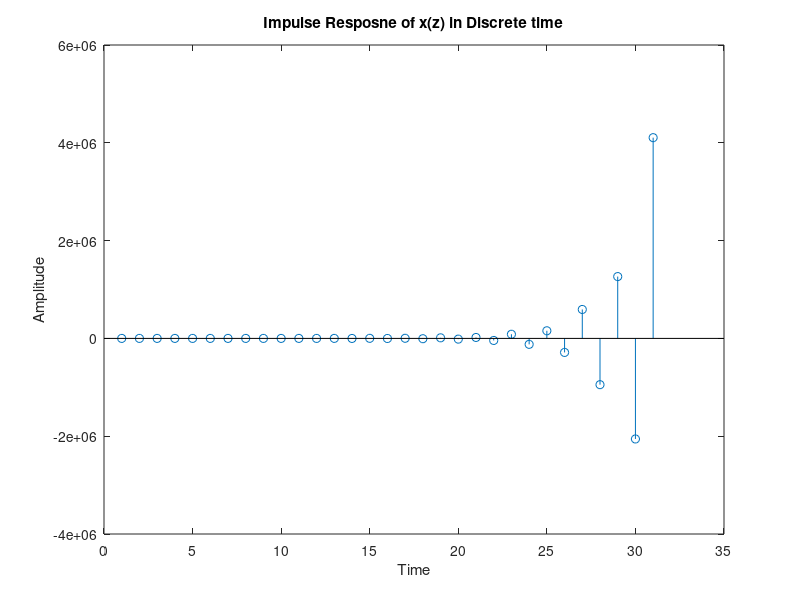

This figure's MATLAB source:
pkg load signal
nu = [2 1 2 1];
de = [1 2 3 4];
x = impz(nu,de);
disp("Impulse Resposne: ");
disp(x);
stem(x);
title("Impulse Resposne of x(z) in Discrete time");
xlabel("Time");
ylabel("Amplitude");
